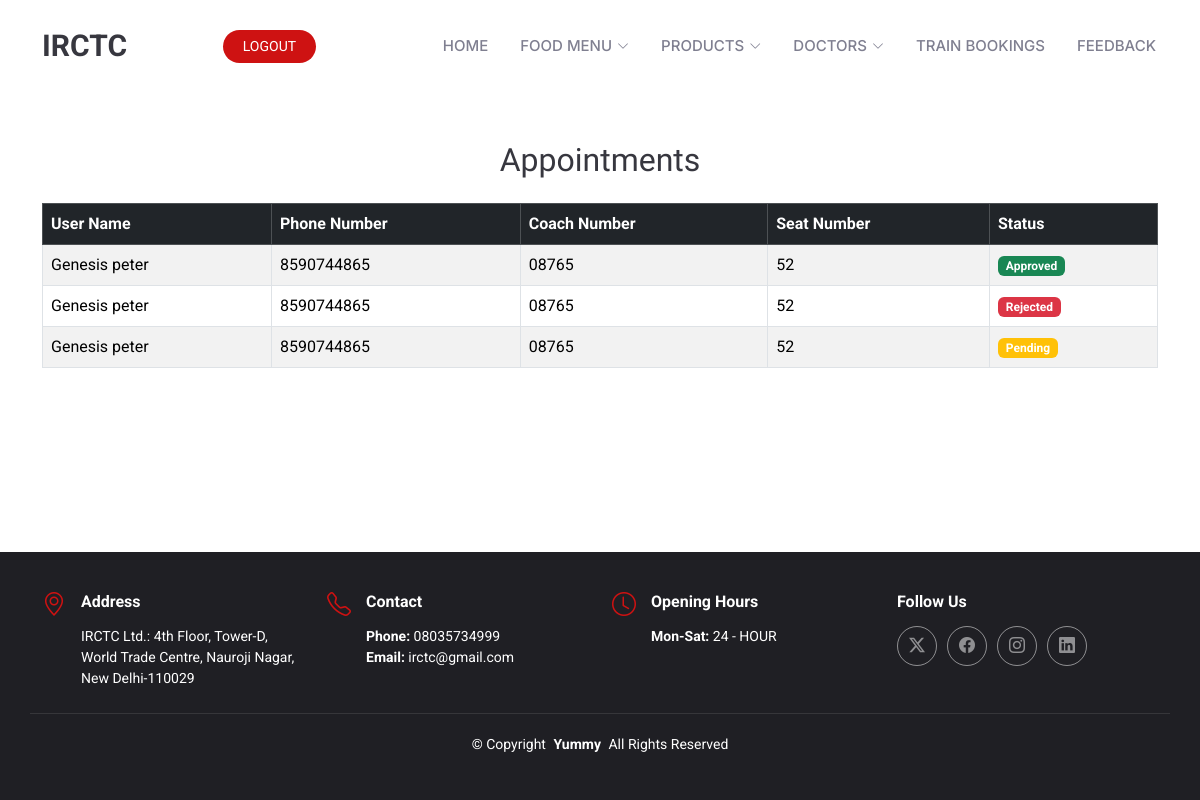
The app's page /user/view_appointment_status.php (signed in) with its own data.
### tables this page shows
CREATE TABLE `appointment` (
  `id` int(11) NOT NULL,
  `name` varchar(25) NOT NULL,
  `phone` varchar(25) NOT NULL,
  `coach_no` varchar(25) NOT NULL,
  `seat_no` varchar(25) NOT NULL,
  `status` varchar(100) NOT NULL,
  `user_id` int(11) NOT NULL,
  `doctor_id` int(11) NOT NULL
);

### user/view_appointment_status.php (the view, shortened to what this page needs)
<?php
include 'header.php';
include '../connection.php';
?>
<div class="container py-5">
  <h2 class="text-center mb-4">Appointments</h2>
  <?php
  $log=$_SESSION['id'];
    $str = "SELECT * from appointment where user_id='$log'";
    $result = mysqli_query($con, $str);
  if (mysqli_num_rows($result) > 0) {
  ?>
    <div class="table-responsive">
      <table class="table table-bordered table-hover table-striped align-middle">
        <thead class="table-dark">
          <tr>
            <th scope="col">User Name</th>
            <th scope="col">Phone Number</th>
            <th scope="col">Coach Number</th>
            <th scope="col">Seat Number</th>
            <th scope="col">Status</th>
          </tr>
        </thead>
        <tbody>
          <?php while ($data = mysqli_fetch_array($result)) { ?>
            <tr>
              <td><?php echo $data['name']; ?></td>
              <td><?php echo $data['phone']; ?></td>
              <td><?php echo $data['coach_no']; ?></td>
              <td><?php echo $data['seat_no']; ?></td>
            <?php if ($data['status'] == 'approved') { ?>
                    <td><span class="badge bg-success">Approved</span></td>
              <?php } elseif ($data['status'] == 'rejected') { ?>
                <td><span class="badge bg-danger">Rejected</span></td>
                <?php } elseif ($data['status'] == 'pending') { ?>
                <td><span class="badge bg-warning">Pending</span></td>
              <?php } ?>
            </tr>
          <?php } ?>
        </tbody>
      </table>
    </div>
  <?php } else { ?>
    <h4 class="text-center text-danger mt-5">Train not found</h4>
  <?php } ?>
</div>
<br><br><br><br><br>
<?php include 'footer.php'; ?>

### user/assets/css/main.css (style rules this page uses)
:root { --default-font: "Roboto", system-ui, -apple-system, "Segoe UI", Roboto, "Helvetica Neue", Arial, "Noto Sans", "Liberation Sans", sans-serif, "Apple Color Emoji", "Segoe UI Emoji", "Segoe UI Symbol", "Noto Color Emoji"; --heading-font: "Amatic SC", sans-serif; --nav-font: "Inter", sans-serif; }
:root { --background-color: #ffffff; --default-color: #212529; --heading-color: #37373f; --accent-color: #ce1212; --surface-color: #ffffff; --contrast-color: #ffffff; }
:root { --nav-color: #7f7f90; --nav-hover-color: #ce1212; --nav-mobile-background-color: #ffffff; --nav-dropdown-background-color: #ffffff; --nav-dropdown-color: #7f7f90; --nav-dropdown-hover-color: #ce1212; }
:root { scroll-behavior: smooth; }
body { color: var(--default-color); background-color: var(--background-color); font-family: var(--default-font); }
h1, h2, h3, h4, h5, h6 { color: var(--heading-color); font-family: var(--heading-font); }

### records on screen
appointment: name "Genesis peter", phone "8590744865", coach_no "08765", seat_no "52", status "Approved"
appointment: name "Genesis peter", phone "8590744865", coach_no "08765", seat_no "52", status "Rejected"
appointment: name "Genesis peter", phone "8590744865", coach_no "08765", seat_no "52", status "Pending"
